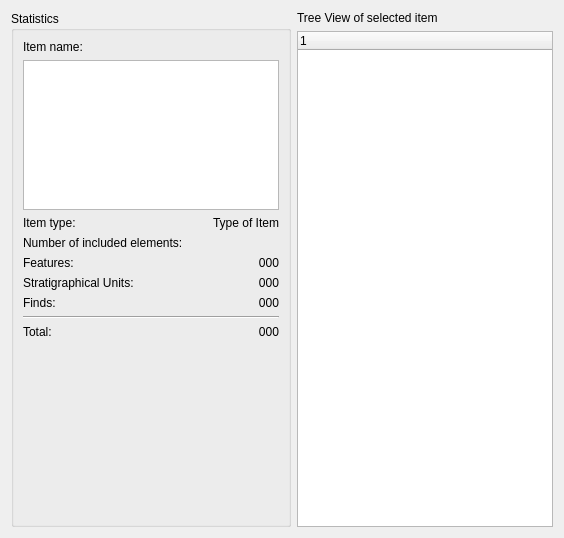
      <widget class="QWidget" name="tab_Metadata">
       <attribute name="title">
        <string>Metadata</string>
       </attribute>
       <layout class="QGridLayout" name="gridLayout_23">
        <item row="0" column="0" rowspan="2">
         <widget class="QGroupBox" name="groupBox_3">
          <property name="maximumSize">
           <size>
            <width>500</width>
            <height>16777215</height>
           </size>
          </property>
          <property name="title">
           <string>Statistics</string>
          </property>
          <layout class="QGridLayout" name="gridLayout_20">
           <item row="0" column="0">
            <widget class="QLabel" name="label_14">
             <property name="text">
              <string>Item name:</string>
             </property>
            </widget>
           </item>
           <item row="2" column="0">
            <widget class="QLabel" name="label_18">
             <property name="text">
              <string>Item type:</string>
             </property>
            </widget>
           </item>
           <item row="2" column="1" colspan="3">
            <widget class="QLabel" name="label_19">
             <property name="text">
              <string>Type of Item</string>
             </property>
             <property name="alignment">
              <set>Qt::AlignRight|Qt::AlignTrailing|Qt::AlignVCenter</set>
             </property>
            </widget>
           </item>
           <item row="3" column="0" colspan="4">
            <widget class="QLabel" name="label_15">
             <property name="text">
              <string>Number of included elements:</string>
             </property>
            </widget>
           </item>
           <item row="4" column="0" colspan="3">
            <widget class="QLabel" name="label_20">
             <property name="text">
              <string>Features:</string>
             </property>
            </widget>
           </item>
           <item row="4" column="3">
            <widget class="QLabel" name="label_16">
             <property name="text">
              <string>000</string>
             </property>
             <property name="alignment">
              <set>Qt::AlignRight|Qt::AlignTrailing|Qt::AlignVCenter</set>
             </property>
            </widget>
           </item>
           <item row="5" column="0" colspan="2">
            <widget class="QLabel" name="label_21">
             <property name="text">
              <string>Stratigraphical Units:</string>
             </property>
            </widget>
           </item>
           <item row="5" column="2" colspan="2">
            <widget class="QLabel" name="label_22">
             <property name="text">
              <string>000</string>
             </property>
             <property name="alignment">
              <set>Qt::AlignRight|Qt::AlignTrailing|Qt::AlignVCenter</set>
             </property>
            </widget>
           </item>
           <item row="6" column="0">
            <widget class="QLabel" name="label_23">
             <property name="text">
              <string>Finds:</string>
             </property>
            </widget>
           </item>
           <item row="6" column="2" colspan="2">
            <widget class="QLabel" name="label_24">
             <property name="text">
              <string>000</string>
             </property>
             <property name="alignment">
              <set>Qt::AlignRight|Qt::AlignTrailing|Qt::AlignVCenter</set>
             </property>
            </widget>
           </item>
           <item row="7" column="0" colspan="4">
            <widget class="Line" name="line">
             <property name="orientation">
              <enum>Qt::Horizontal</enum>
             </property>
            </widget>
           </item>
           <item row="8" column="0">
            <widget class="QLabel" name="label_25">
             <property name="text">
              <string>Total:</string>
             </property>
            </widget>
           </item>
           <item row="8" column="2" colspan="2">
            <widget class="QLabel" name="label_26">
             <property name="text">
              <string>000</string>
             </property>
             <property name="alignment">
              <set>Qt::AlignRight|Qt::AlignTrailing|Qt::AlignVCenter</set>
             </property>
            </widget>
           </item>
           <item row="9" column="1">
            <spacer name="verticalSpacer_10">
             <property name="orientation">
              <enum>Qt::Vertical</enum>
             </property>
             <property name="sizeHint" stdset="0">
              <size>
               <width>20</width>
               <height>176</height>
              </size>
             </property>
            </spacer>
           </item>
           <item row="1" column="0" colspan="4">
            <widget class="QTextEdit" name="textEdit">
             <property name="minimumSize">
              <size>
               <width>0</width>
               <height>150</height>
              </size>
             </property>
             <property name="maximumSize">
              <size>
               <width>16777215</width>
               <height>150</height>
              </size>
             </property>
            </widget>
           </item>
          </layout>
         </widget>
        </item>
        <item row="0" column="1">
         <widget class="QLabel" name="label_13">
          <property name="text">
           <string>Tree View of selected item</string>
          </property>
         </widget>
        </item>
        <item row="1" column="1">
         <widget class="QTreeWidget" name="treeWidget">
          <column>
           <property name="text">
            <string notr="true">1</string>
           </property>
          </column>
         </widget>
        </item>
       </layout>
      </widget>
